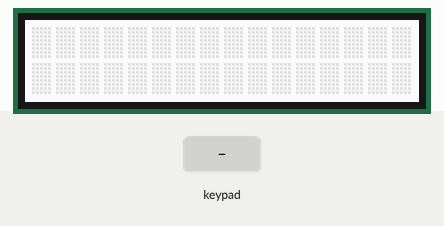
This sketch was run on a simulated Arduino Uno, built with avr-gcc and run on an emulated ATmega328P. Shown: 16×2 character LCD. The test bench sets the inputs (shaded band).

Above: at 1.2 s.
1.3 s: keypad keys 6 8 4 * pressed 0.853 s apart
At 7.7 s:
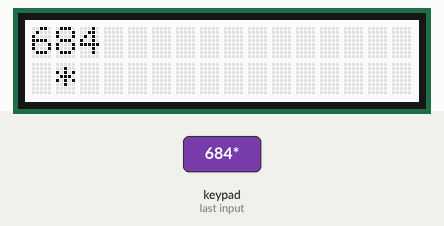
7.9 s: key '#' pressed
At 8.2 s:
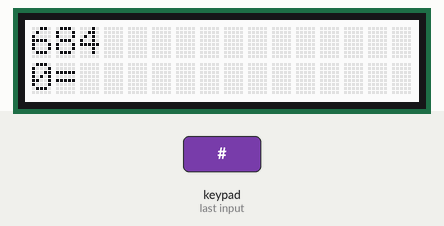
11.1 s: key '1' pressed
At 12.5 s:
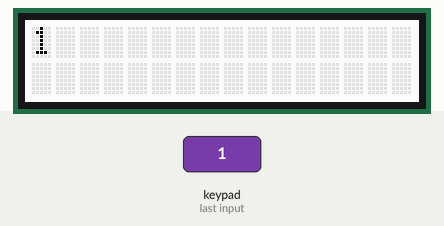
13.2 s: keypad keys 7 2 3 5 pressed 0.853 s apart
At 14.0 s:
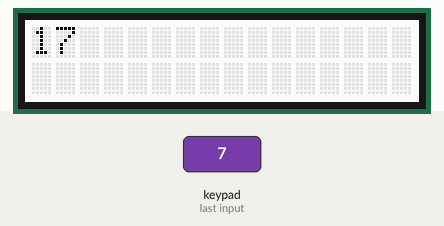
Timing chart, 0 to 16.2 s (numbered marks = the images above; inputs shaded):
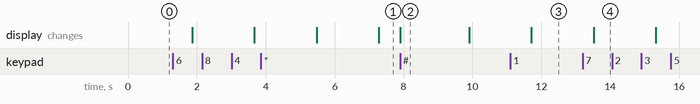

The sketch:

Calculadora.ino
```cpp
//Import das Library necessarias
#include <Keypad.h>
#include <Wire.h>
#include "rgb_lcd.h"

rgb_lcd lcd; //Declarar o LCD

const byte ROWS = 4; //Defenir numero de linhas para a matriz do keypad
const byte COLS = 3; //Defenir numero de colunas para a matriz do keypad
char keys[ROWS][COLS] = {
  {'1', '2', '3'},
  {'4', '5', '6'},
  {'7', '8', '9'},
  {'*', '0', '#'}
};
byte rowPins[ROWS] = {7, 2, 3, 5}; //Dizer a porta onde esta ligada cada linha do keypad
byte colPins[COLS] = {6, 8, 4}; //Dizer a porta onde esta ligada cada coluna do keypad

//Declaração de variaveis
int num1 = 0;
int num2 = 0;
int res = 0;
Keypad keypad = Keypad( makeKeymap(keys), rowPins, colPins, ROWS, COLS ); //Declarar o keypad

void setup() {
  Serial.begin(9600); //Inicializar o Serial
  lcd.begin(16, 2); //Configurar o numero de colunas e de linhas do LCD
}

void loop() {
  char key = keypad.getKey(); //Dizer em que variavel vai ser guardado o que é lido do keypad

  //Codigo para tratar os numeros e fazer a multiplicação dos mesmos
  switch (key)
  {
    case '0':
    case '1':
    case '2':
    case '3':
    case '4':
    case '5':
    case '6':
    case '7':
    case '8':
    case '9':
      num1 = num1 * 10 + (key - '0');
      lcd.setCursor(0, 0);
      lcd.print(num1);
      break;

    case '*':
      //Condiçao que diz que se o resultado for diferente de 0 o num 1 vai ser igual ao resultado
      if (res != 0)
      {
        num1 = res;
      }
      else
      {
        num1 = num1;
      }
      lcd.setCursor(0, 1);
      lcd.print(" * ");
      num2 = SecondNumber();
      res = num1 * num2;
      lcd.setCursor(0, 3);
      lcd.print(" = ");
      lcd.setCursor(0, 4);
      lcd.print(res);
      num1 = 0;
      num2 = 0;
      res = 0;
      delay(2000);
      lcd.clear();
      break;
  }

  delay(600);
}

//Função para recolher o 2º numero para multiplicar pelo outro anteriormente guardado
int SecondNumber()
{
  while (1)
  {
    char key = keypad.getKey();
    if (key >= '0' && key <= '9')
    {
      num2 = num2 * 10 + (key - '0');
      lcd.setCursor(0, 2);
      lcd.print(num2);
      delay(1000);
    }

    if (key == '#') break; //return second;
  }
  return num2;
}
```

Measured:
- after the input at 1.3 s, the display: first changes after 0.57 s (image 1 shows a later state)
- after the input at 7.9 s, the display: changes at once (image 2)
- after the input at 11.1 s, the display: changes after 0.61 s (image 3)
- after the input at 13.2 s, the display: changes after 0.32 s (image 4)
- what the display in image 2 shows lasts 2.0 s, from 7.9 s to 9.9 s
